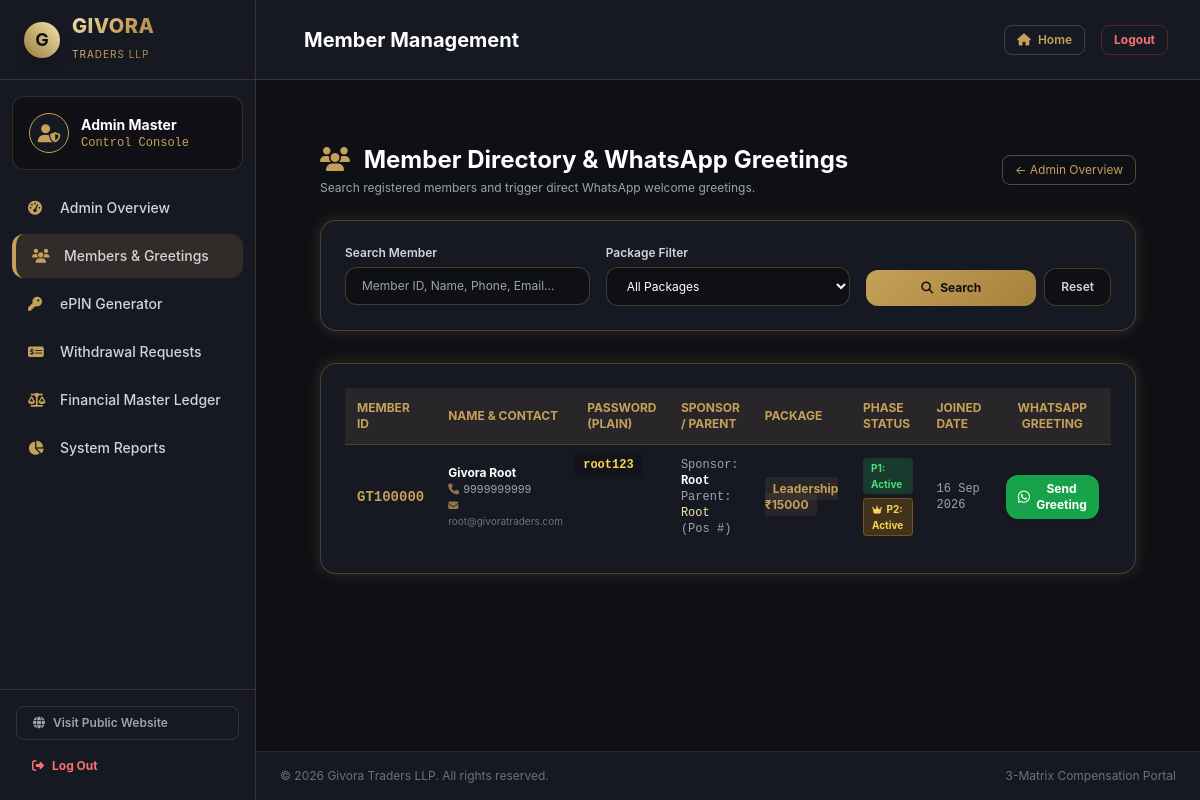
Screenshot of /admin/members.php (signed in) with the database file from the repository.
### tables this page shows
CREATE TABLE IF NOT EXISTS members (
    id INT AUTO_INCREMENT PRIMARY KEY,
    member_id VARCHAR(20) NOT NULL UNIQUE,
    sponsor_id VARCHAR(20) DEFAULT NULL,
    placement_parent_id VARCHAR(20) DEFAULT NULL,
    matrix_position INT DEFAULT NULL,
    name VARCHAR(100) NOT NULL,
    email VARCHAR(100) NOT NULL,
    phone VARCHAR(20) NOT NULL,
    password VARCHAR(255) NOT NULL,
    used_epin VARCHAR(50) NOT NULL,
    package_type ENUM('Foundation_5000', 'Leadership_15000') NOT NULL,
    profile_image VARCHAR(255) DEFAULT NULL,
    status ENUM('Active', 'Inactive') NOT NULL DEFAULT 'Active',
    p2_status ENUM('Inactive', 'Active') NOT NULL DEFAULT 'Inactive',
    p2_placement_parent_id VARCHAR(20) DEFAULT NULL,
    p2_matrix_position INT DEFAULT NULL,
    p2_created_at TIMESTAMP NULL DEFAULT NULL,
    created_at TIMESTAMP DEFAULT CURRENT_TIMESTAMP,
    INDEX idx_sponsor (sponsor_id),
    INDEX idx_parent (placement_parent_id),
    INDEX idx_p2_parent (p2_placement_parent_id)
);

### includes/functions.php (called while the page is built, shortened)
<?php
function getBaseUrl() {
    $protocol = isset($_SERVER['HTTPS']) && $_SERVER['HTTPS'] === 'on' ? 'https' : 'http';
    $host = $_SERVER['HTTP_HOST'] ?? 'localhost';
    return $protocol . '://' . $host;
}

### admin/members.php (the view, shortened to what this page needs)
<?php
require_once __DIR__ . '/../includes/functions.php';
$pdo = getDBConnection();
$search = trim($_GET['search'] ?? '');
$query = "SELECT * FROM members WHERE 1=1";
$params = [];
$query .= " ORDER BY created_at DESC";
$stmt = $pdo->prepare($query);
$stmt->execute($params);
$members = $stmt->fetchAll();
require_once __DIR__ . '/../includes/header.php';
$login_url = getBaseUrl() . "/login.php";
?>
<div class="py-8 max-w-7xl mx-auto px-4 sm:px-6 lg:px-8">
    <div class="mb-6 flex flex-col md:flex-row md:items-center justify-between gap-4">
        <div>
            <h1 class="text-2xl font-bold text-white"><i class="fas fa-users text-gold mr-2"></i> Member Directory & WhatsApp Greetings</h1>
            <p class="text-xs text-gray-400 mt-1">Search registered members and trigger direct WhatsApp welcome greetings.</p>
        </div>
        <a href="/admin/index.php" class="text-xs text-gold border border-gold/40 px-3 py-1.5 rounded-lg hover:bg-gold/10 self-start md:self-auto">← Admin Overview</a>
    </div>
    <div class="bg-darkcard p-6 rounded-2xl gold-border-glow mb-8">
        <form method="GET" action="" class="grid grid-cols-1 md:grid-cols-3 gap-4">
            <div>
                <label class="block text-xs font-semibold text-gray-300 mb-1.5">Search Member</label>
                <input type="text" name="search" placeholder="Member ID, Name, Phone, Email..." value="<?php echo htmlspecialchars($search); ?>" class="w-full bg-darkbg border border-gold/30 rounded-xl px-4 py-2.5 text-xs text-white focus:outline-none focus:border-gold">
            </div>
            <div>
                <label class="block text-xs font-semibold text-gray-300 mb-1.5">Package Filter</label>
                <select name="package" class="w-full bg-darkbg border border-gold/30 rounded-xl px-4 py-2.5 text-xs text-white focus:outline-none focus:border-gold">
                    <option value="">All Packages</option>
                </select>
            </div>
            <div class="flex items-end space-x-2">
                <button type="submit" class="btn-gold px-6 py-2.5 rounded-xl font-bold text-xs flex-grow">
                    <i class="fas fa-search mr-1"></i> Search
                </button>
                <a href="/admin/members.php" class="bg-darkbg border border-gold/30 text-gray-300 px-4 py-2.5 rounded-xl font-semibold text-xs hover:text-gold text-center">
                    Reset
                </a>
            </div>
        </form>
    </div>
    <div class="bg-darkcard p-6 rounded-2xl gold-border-glow">
        <div class="overflow-x-auto">
            <table class="w-full text-left text-xs text-gray-300">
                <thead class="bg-gold/10 text-gold uppercase border-b border-gold/20">
                    <tr>
                        <th class="p-3">Member ID</th>
                        <th class="p-3">Name & Contact</th>
                        <th class="p-3">Password (Plain)</th>
                        <th class="p-3">Sponsor / Parent</th>
                        <th class="p-3">Package</th>
                        <th class="p-3">Phase Status</th>
                        <th class="p-3">Joined Date</th>
                        <th class="p-3 text-center">WhatsApp Greeting</th>
                    </tr>
                </thead>
                <tbody class="divide-y divide-gold/10">
                    <?php if (empty($members)): ?>
                        <tr>
                            <td colspan="7" class="p-4 text-center text-gray-500">No members found matching the specified criteria.</td>
                        </tr>
                    <?php else: foreach ($members as $m):
                        $wa_text = "Welcome to Givora Traders LLP! Your Member ID is: " . $m['member_id'] . " and Password is: " . $m['password'] . " . Login here: " . $login_url;
                        $phone_digits = preg_replace('/[^0-9]/', '', $m['phone']);
                        if (strlen($phone_digits) === 10) {
                            $phone_digits = '91' . $phone_digits;
                        }
                        $wa_url = "https://wa.me/" . (!empty($phone_digits) ? $phone_digits : "") . "?text=" . urlencode($wa_text);
                    ?>
                        <tr class="hover:bg-gold/5 transition">
                            <td class="p-3 font-mono font-extrabold text-gold text-sm"><?php echo htmlspecialchars($m['member_id']); ?></td>
                            <td class="p-3">
                                <div class="font-bold text-white"><?php echo htmlspecialchars($m['name']); ?></div>
                                <div class="text-gray-400 text-[11px]"><i class="fas fa-phone text-gold/70 mr-1"></i><?php echo htmlspecialchars($m['phone']); ?></div>
                                <div class="text-gray-500 text-[10px]"><i class="fas fa-envelope text-gold/70 mr-1"></i><?php echo htmlspecialchars($m['email']); ?></div>
                            </td>
                            <td class="p-3 font-mono text-amber-300 font-semibold bg-darkbg/50 rounded px-2 py-1 inline-block my-2"><?php echo htmlspecialchars($m['password']); ?></td>
                            <td class="p-3 font-mono text-gray-400">
                                <div>Sponsor: <span class="text-white font-bold"><?php echo htmlspecialchars($m['sponsor_id'] ?: 'Root'); ?></span></div>
                                <div>Parent: <span class="text-goldlight"><?php echo htmlspecialchars($m['placement_parent_id'] ?: 'Root'); ?></span> (Pos #<?php echo $m['matrix_position']; ?>)</div>
                            </td>
                            <td class="p-3">
                                <span class="px-2 py-1 rounded bg-gold/10 text-gold font-bold">
                                    <?php echo str_replace('_', ' ₹', $m['package_type']); ?>
                                </span>
                            </td>
                            <td class="p-3">
                                <span class="px-2 py-0.5 rounded text-[10px] bg-green-500/20 text-green-400 font-bold block mb-1">P1: Active</span>
                                <?php if ($m['p2_status'] === 'Active'): ?>
                                    <span class="px-2 py-0.5 rounded text-[10px] bg-amber-500/20 text-amber-300 font-bold border border-amber-500/30 block"><i class="fas fa-crown text-[9px] mr-0.5"></i> P2: Active</span>
                                <?php else: ?>
                                    <span class="px-2 py-0.5 rounded text-[10px] bg-gray-500/20 text-gray-400 font-semibold block">P2: Pending</span>
                                <?php endif; ?>
                            </td>
                            <td class="p-3 font-mono text-gray-400"><?php echo date('d M Y', strtotime($m['created_at'])); ?></td>
                            <td class="p-3 text-center">
                                <a href="<?php echo $wa_url; ?>" target="_blank" class="px-3 py-1.5 rounded-xl bg-green-600 hover:bg-green-500 text-white font-bold text-xs inline-flex items-center space-x-1.5 shadow">
                                    <i class="fab fa-whatsapp text-sm"></i>
                                    <span>Send Greeting</span>
                                </a>
                            </td>
                        </tr>
                    <?php endforeach; endif; ?>
                </tbody>
            </table>
        </div>
    </div>
</div>
<?php require_once __DIR__ . '/../includes/footer.php'; ?>

### rows the page displays
members: member "GT100000", name "Givora Root", phone "9999999999", email "root@givoratraders.com", password "root123", sponsor "Root", placement_parent "Root", package_type "Leadership ₹15000", p2_status "Active" (drawn), created_at "16 Sep 2026"

### other values shown
$page_title "Member Management"
